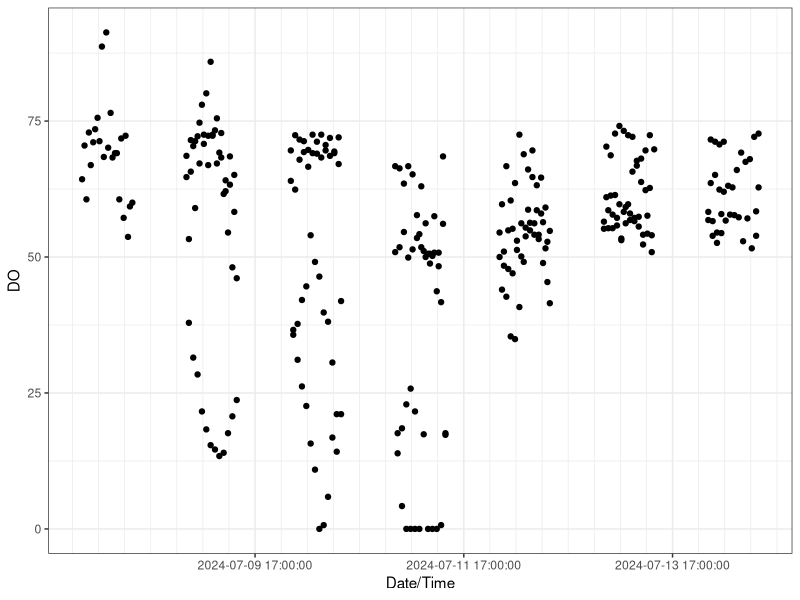

This chart was generated by the following R code: (Note: this script raises an error after producing the figure.)
## ---- chunk 1
rm (list = ls())
library(tidyverse)
library(here)
library(ggfortify)
library(multcomp)
## ---- chunk 2
WC<- read.csv(here("data", "CAPDAP_WC_4Analysis.csv"))
## ---- chunk 3
WC$Site_Type <- as.factor(WC$Site_Type)
WC$Date<-ymd(WC$Date)
WC$Time<-hms(WC$Time)
## ---- chunk 4
WC$DateTime <- with(WC, Date + Time) 
## ---- chunk 5
ggplot(WC,aes(x=DateTime,y=DO))+
  geom_point()+
  scale_x_datetime(
    name = "Date/Time",
    date_breaks = "48 hours",
    date_labels = waiver(),
    minor_breaks = "6 hours",
    position = "bottom",
    sec.axis = waiver()
    )+
  theme_bw()
## ---- chunk 6
?ts()
## ---- chunk 7
DF<-as.ts(WC)
View(DF)
## ---- chunk 8
WC2<-WC%>%
    mutate(
      Time=NULL,
      Temperature=NULL,
      Site_Num = NULL,
      Site_Type=NULL,
      Date=NULL,
      Temperature_C=NULL,
      pH=NULL,
      Conductivity=NULL,
      Dissolved_Oxygen_Volume=NULL,
      Chlorophyll=NULL)
DF<-as.ts(WC2)
View(DF)
## ---- chunk 9
plot.ts(DF)
## ---- chunk 10
WC3<-WC%>%
    mutate(
      Time=NULL,
      Temperature=NULL,
      Site_Num = NULL,
      Site_Type=NULL,
      Date=NULL,
      Temperature_C=NULL,
      pH=NULL,
      Conductivity=NULL,
      Dissolved_Oxygen_Volume=NULL,
      Chlorophyll=NULL,
      MDY_HMS=NULL)
DF<-as.ts(WC3)
plot.ts(DF)
## ---- chunk 11
ggplot(WC,aes(x=DateTime,y=DO))+
  geom_point(aes(fill=Site_Type), colour="black", shape=21,fill=WC$Site_Type, size=1.5)+
  ggtitle("Comparing Time and DO in Water Chestnut")+
  labs(x = "Time from 07/08/2024 to 07/14/2024", y = "Dissolved Oxygen Saturation (%)")+
  theme_bw()+
  theme(
    axis.title.x=element_text(colour="blue", size=rel(1)), # adjust colour and size of x-axis title
    axis.title.y=element_text(colour="darkgreen", size=rel(1)), # adjust colour and size of x-axis title
    scale_colour_manual(values=c(Green="green", Red="red")) # customizes colors to each group wiht layering
    
 )
## ---- chunk 12
WC$MDY_HMS[1]
WC$MDY_HMS[nrow(WC)]
WCTS <- ts(ts=WC$dateTime, start=WC$MDY_HMS[1], end=WC$MDY_HMS[nrow(WC)])
## ---- chunk 13
firstHour <- 24*(as.Date("2024-07-08 12:47:00")-as.Date("2024-07-14 04:13:25"))
tt <- ts(WC$MDY_HMS,start=c(2024,firstHour),frequency=24*365)
View(tt)
## ---- chunk 14
plot.ts(tt)
## ---- chunk 15
library(xts)
library(zoo)
WCcopy<- WC
WCcopy$Date1 <- as.POSIXct(paste(WC$Date, WC$Time))
View(WCcopy)
## ---- chunk 16
?read.zoo()
## if you have a file input replace text= by filename
x.zoo <- read.zoo(here("data", "CAPDAP_WC_4Analysis.csv"),tz="",)

as.ts(x.zoo)
## ---- chunk 17
WC2<-WC%>%
    mutate(
      Time=NULL,
      Temperature=NULL,
      Site_Num = NULL,
      Site_Type=NULL,
      Date=NULL,
      Temperature_C=NULL,
      pH=NULL,
      Conductivity=NULL,
      Dissolved_Oxygen_Volume=NULL,
      Chlorophyll=NULL)
View(WC2)

wc.mat <- xtabs(cbind(WC2$DO, WC$MDY_HMS), data = WC2)
wc.mat
?xtabs()
?cbind()
